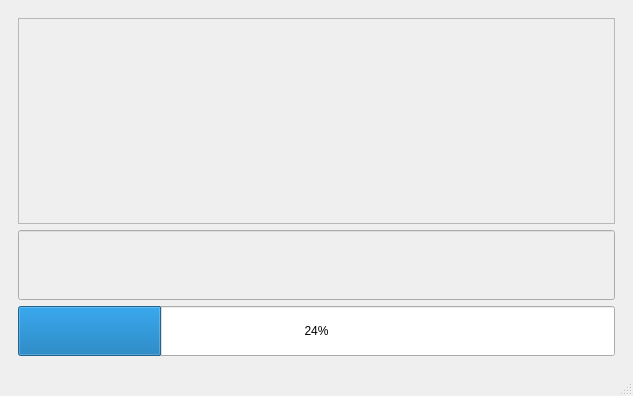
<?xml version="1.0" encoding="UTF-8"?>
<ui version="4.0">
 <class>ReminderOfExportsMainWindow</class>
 <widget class="QMainWindow" name="ReminderOfExportsMainWindow">
  <property name="geometry">
   <rect>
    <x>0</x>
    <y>0</y>
    <width>633</width>
    <height>396</height>
   </rect>
  </property>
  <property name="windowTitle">
   <string>MainWindow</string>
  </property>
  <widget class="QWidget" name="centralwidget">
   <layout class="QGridLayout" name="gridLayout">
    <item row="0" column="0">
     <widget class="QWidget" name="widget" native="true">
      <layout class="QVBoxLayout" name="verticalLayout">
       <item>
        <widget class="QTextBrowser" name="sthFunShow">
         <property name="enabled">
          <bool>false</bool>
         </property>
        </widget>
       </item>
       <item>
        <widget class="QLineEdit" name="processLineEdit">
         <property name="enabled">
          <bool>false</bool>
         </property>
         <property name="minimumSize">
          <size>
           <width>0</width>
           <height>70</height>
          </size>
         </property>
        </widget>
       </item>
       <item>
        <widget class="QProgressBar" name="savingProcessBar">
         <property name="minimumSize">
          <size>
           <width>0</width>
           <height>50</height>
          </size>
         </property>
         <property name="value">
          <number>24</number>
         </property>
        </widget>
       </item>
      </layout>
     </widget>
    </item>
   </layout>
  </widget>
  <widget class="QMenuBar" name="menubar">
   <property name="geometry">
    <rect>
     <x>0</x>
     <y>0</y>
     <width>633</width>
     <height>21</height>
    </rect>
   </property>
  </widget>
  <widget class="QStatusBar" name="statusbar"/>
 </widget>
 <resources/>
 <connections/>
</ui>
